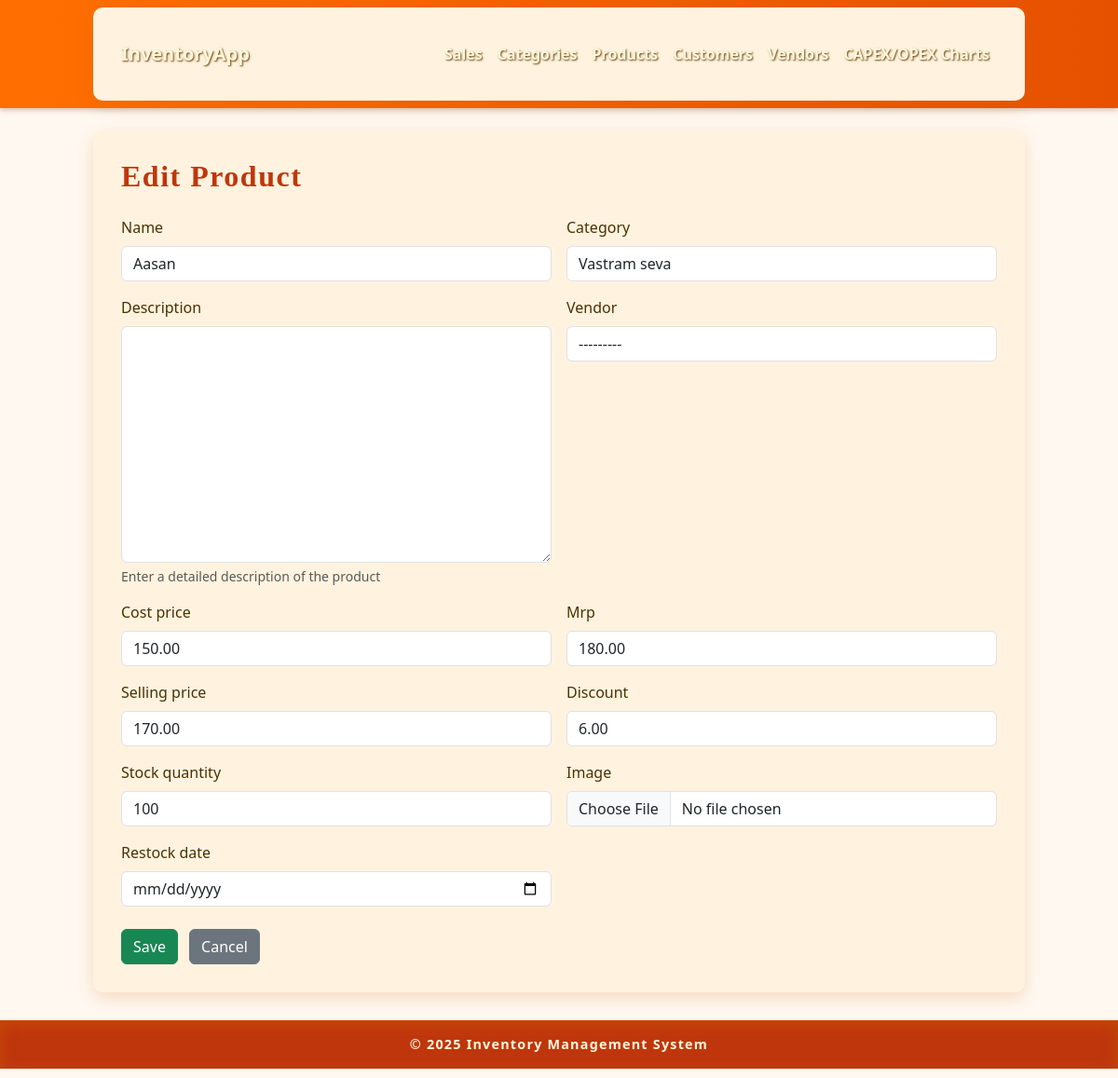
The page /products/12/edit/ on the database as committed earlier.
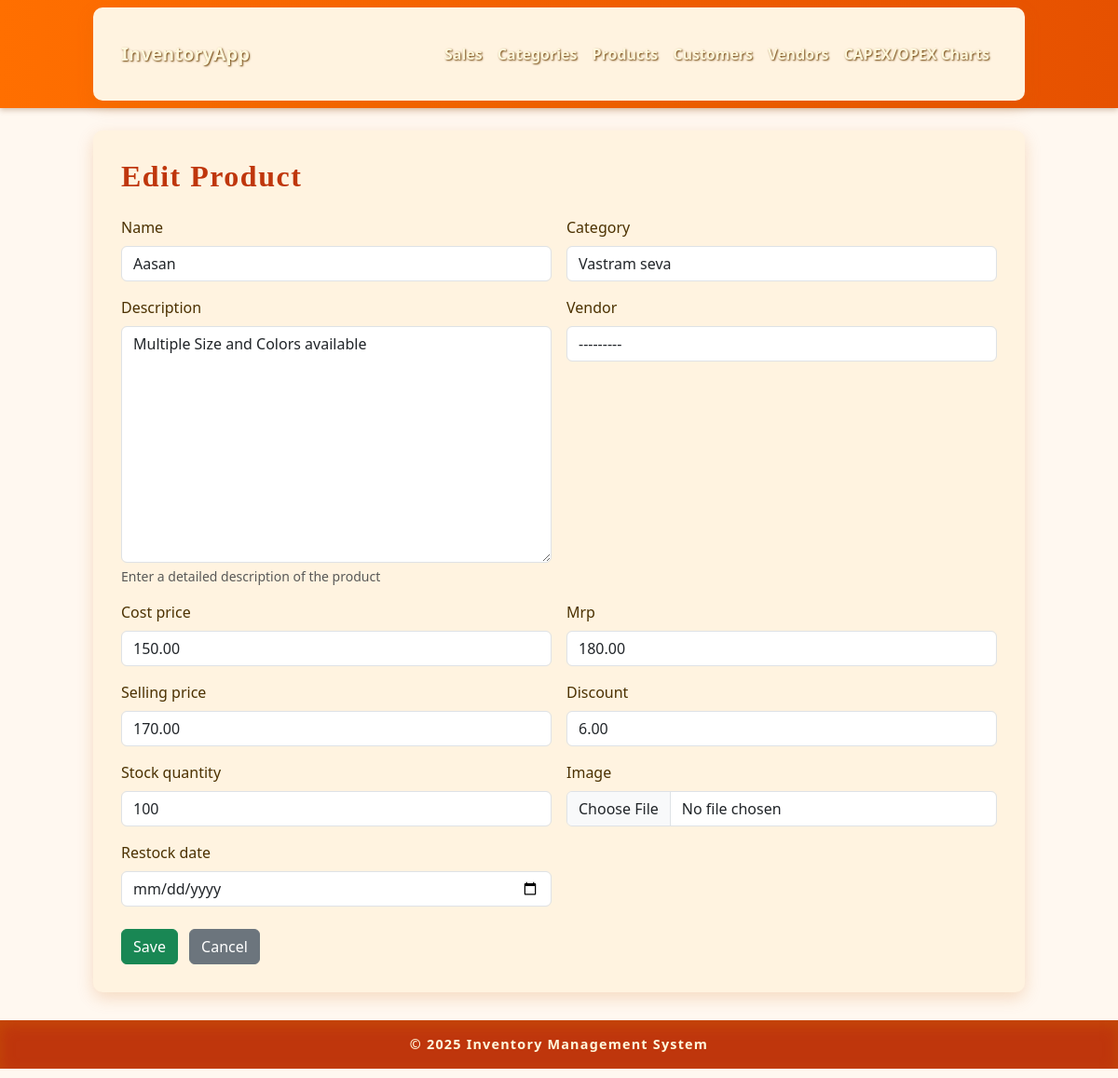
The same page on the database as committed later.
### inventory/models.py (models this page shows, shortened)
class Product(models.Model):
    name = models.CharField(max_length=200)
    description = models.TextField(blank=True, null=True, help_text="Enter a detailed description of the product")
    category = models.ForeignKey('Category', on_delete=models.CASCADE)
    vendor = models.ForeignKey('Vendor', on_delete=models.SET_NULL, null=True, blank=True)
    cost_price = models.DecimalField(max_digits=10, decimal_places=2)
    mrp = models.DecimalField(max_digits=10, decimal_places=2)
    selling_price = models.DecimalField(max_digits=10, decimal_places=2)
    discount = models.DecimalField(max_digits=5, decimal_places=2, default=0)  # Percentage
    stock_quantity = models.PositiveIntegerField()
    image = models.ImageField(upload_to='product_images/', blank=True, null=True)
    restock_date = models.DateField(blank=True, null=True)  # New field for the latest restock date

### inventory/views.py (the view)
# urls.py: path('products/<int:pk>/edit/', views.product_update, name='product_update'),
def product_update(request, pk):
    product = get_object_or_404(Product, pk=pk)
    old_stock = product.stock_quantity
    old_restock_date = product.restock_date
    if request.method == 'POST':
        form = ProductForm(request.POST, request.FILES, instance=product)
        if form.is_valid():
            updated_product = form.save(commit=False)
            if updated_product.stock_quantity > old_stock or updated_product.restock_date != old_restock_date:
                restocked_qty = max(updated_product.stock_quantity - old_stock, 0)
                if restocked_qty > 0:
                    RestockHistory.objects.create(
                        product=updated_product,
                        previous_stock=old_stock,
                        restocked_quantity=restocked_qty,
                        restock_date=updated_product.restock_date or old_restock_date
                    )
            updated_product.save()
            return redirect('products_list')
    else:
        form = ProductForm(instance=product)
    return render(request, 'product_form.html', {'form': form, 'product': product})

### inventory/forms.py
class ProductForm(forms.ModelForm):
    class Meta:
        model = Product
        fields = [
            'name', 'category', 'description','vendor', 'cost_price', 'mrp', 'selling_price',
            'discount', 'stock_quantity', 'image', 'restock_date',
        ]
        widgets = {
            'restock_date': forms.DateInput(attrs={'type': 'date'}),
        }

### inventory/models.py (called while the page is built)
    def __str__(self):
        return self.name

### inventory/templates/product_form.html (shortened to what this page needs)
{% extends 'base.html' %}
{% block content %}
{% load widget_tweaks %}
<h2 class="mb-4">{% if product %}Edit Product{% else %}Add New Product{% endif %}</h2>
<form method="POST" enctype="multipart/form-data" class="needs-validation" novalidate>
    <div class="row g-3">
        {% for field in form %}
            <div class="col-md-6">
                <label for="{{ field.id_for_label }}" class="form-label">{{ field.label }}</label>
                {{ field|add_class:"form-control" }}
                {% if field.help_text %}
                    <div class="form-text">{{ field.help_text }}</div>
                {% endif %}
            </div>
        {% endfor %}
    </div>
    <div class="mt-4">
        <button type="submit" class="btn btn-success me-2">Save</button>
        <a href="{% url 'products_list' %}" class="btn btn-secondary">Cancel</a>
    </div>
</form>
{% endblock %}

Rows that differ between the two databases and show on the page:
changed Product "Aasan": description (not shown) → "Multiple Size and Colors available"
